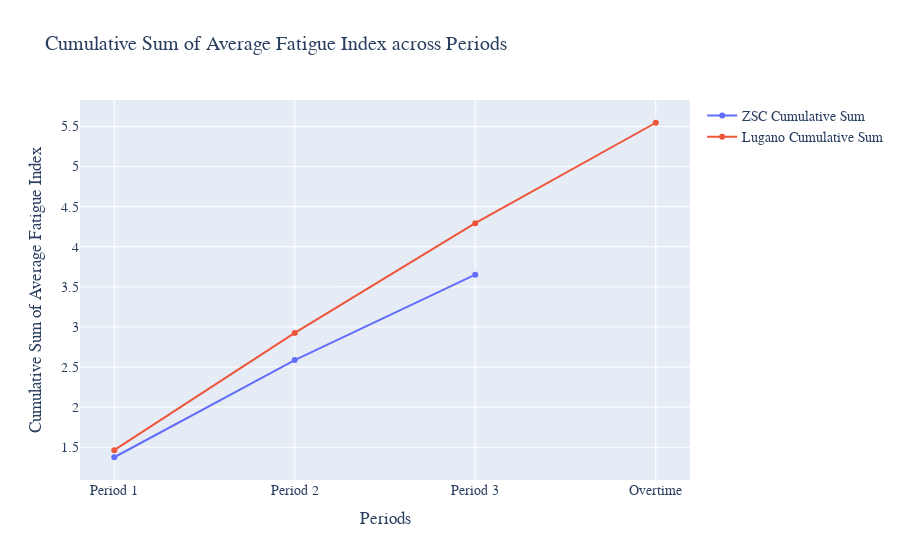

Notebook cell for this chart:
### Markdown cell above
This code plots the cumulative sums of average fatigue for ZSC and Lugano across game periods, providing insights into fatigue trends during the game.

### Code cell
import numpy as np

# Calculate cumulative sums (not average, but to represent the trend)
cumulative_sum_zsc = np.cumsum(avg_fatigues_zsc)
cumulative_sum_lugano = np.cumsum(avg_fatigues_lugano)

# Create a new plot for cumulative sums
fig_cumulative = go.Figure()

# Add data for ZSC
fig_cumulative.add_trace(
    go.Scatter(
        x=periods, y=cumulative_sum_zsc, mode="lines+markers", name="ZSC Cumulative Sum"
    )
)

# Add data for Lugano
fig_cumulative.add_trace(
    go.Scatter(
        x=periods,
        y=cumulative_sum_lugano,
        mode="lines+markers",
        name="Lugano Cumulative Sum",
    )
)

# Customize the layout
fig_cumulative.update_layout(
    title="Cumulative Sum of Average Fatigue Index across Periods",
    xaxis_title="Periods",
    yaxis_title="Cumulative Sum of Average Fatigue Index",
    font=dict(family="Arial", size=14),
)

# Show the plot
fig_cumulative.show()

### Figure 1 — Plotly figure (JSON) as saved in the notebook; plotly's stock layout.template omitted (floating-point values rounded to 4 significant figures)
{"data": [{"mode": "lines+markers", "name": "ZSC Cumulative Sum", "type": "scatter", "x": ["Period 1", "Period 2", "Period 3", "Overtime"], "y": [1.376, 2.587, 3.651]}, {"mode": "lines+markers", "name": "Lugano Cumulative Sum", "type": "scatter", "x": ["Period 1", "Period 2", "Period 3", "Overtime"], "y": [1.464, 2.926, 4.293, 5.546]}], "layout": {"font": {"family": "Arial", "size": 14}, "title": {"text": "Cumulative Sum of Average Fatigue Index across Periods"}, "xaxis": {"title": {"text": "Periods"}}, "yaxis": {"title": {"text": "Cumulative Sum of Average Fatigue Index"}}}}
